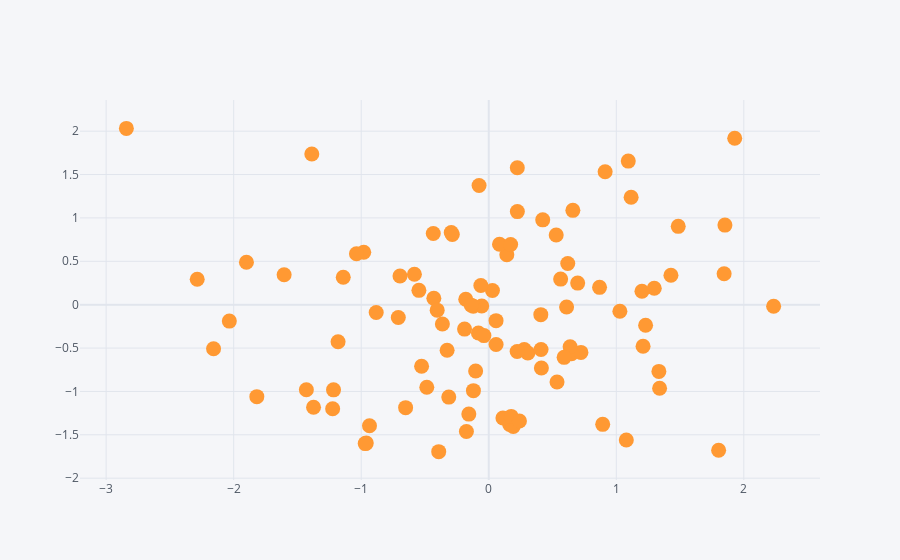

Notebook source saved alongside this figure:
### Code cell
df.iplot(kind='scatter', x='A', y='B', mode='markers', size=15)
